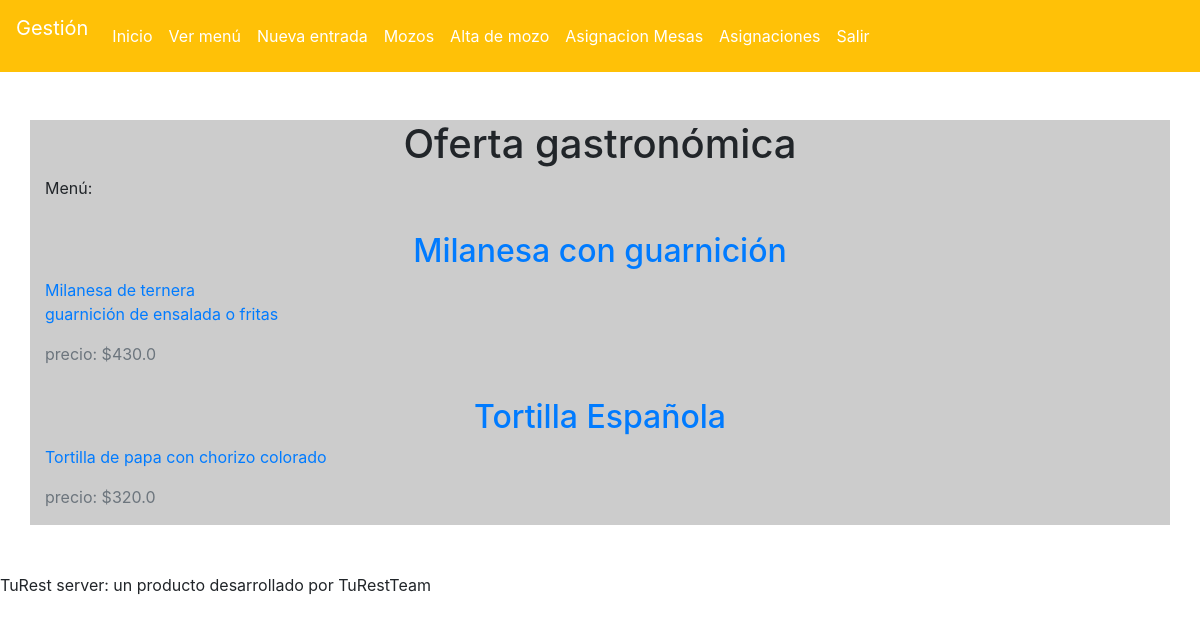
The page /panel/ (signed in) on the database its author committed.
### administracion/models.py (models this page shows, shortened)
class Item(models.Model):
	author = models.ForeignKey('auth.User', on_delete=models.CASCADE)
	name = models.CharField(max_length=200)
	description = models.TextField()
	price = models.FloatField()
	created_date = models.DateTimeField(default=timezone.now)
	updateDate = models.DateTimeField(blank=True, null=True)

### administracion/views.py (the view)
# urls.py: path('', views.home, name='panel'),
@login_required
def home(request):
	return render(request, 'admin/home.html', {'items':Item.objects.all()})

### administracion/templates/admin/home.html
{% extends 'panelStructure.html' %}
{% block content %}
	<div class="row mt-5">
		<div class="col-12">
			<h1 class="text-center">Oferta gastronómica</h1>
			<p>Menú:</p>
		</div>
	</div>
	{% for item in items %}
		<article class="row mt-3">
			<div class="col-12">
				<h2 class="text-center"><a href="{% url 'itemInfo' pk=item.pk %}">{{item.name}}</a></h2>
				<p class="text-primary">{{item.description|linebreaksbr}}</p>
				<p class="text-secondary">precio: ${{item.price}}</p>
			</div>
		</article>
	{% endfor %}
{% endblock %}

### rows shown on the page
Item: name "Milanesa con guarnición", description "Milanesa de ternera guarnición de ensalada o fritas", price "430.0"
Item: name "Tortilla Española", description "Tortilla de papa con chorizo colorado", price "320.0"
